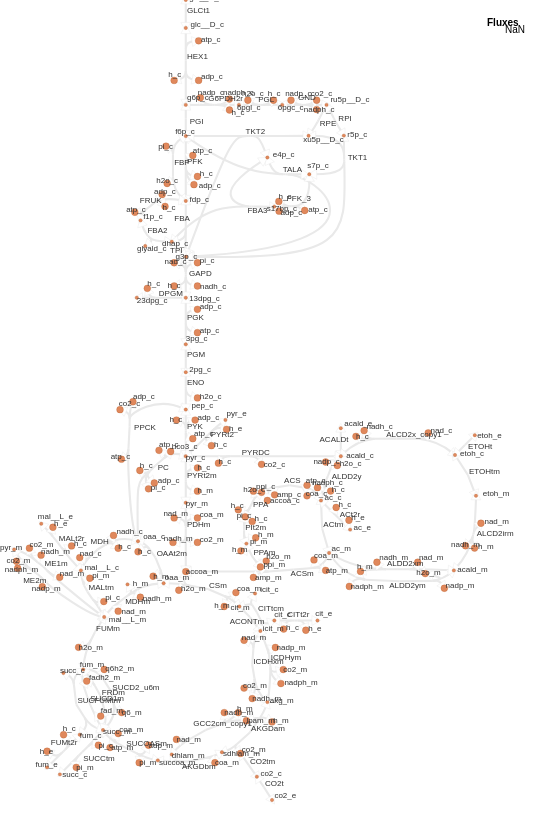

Express this chart as Vega-Lite.
### Vega specification from a JSON file in a GitHub repository (floating-point values rounded to 4 significant figures; data arrays with more than 128 entries replaced by an {"elided": "..."} marker saying what was removed)
{"$schema": "https://vega.github.io/schema/vega/v5.json", "width": 544.4, "height": 820, "padding": 0, "autosize": "none", "signals": [{"name": "mapMaxX", "value": 484.4}, {"name": "mapMaxY", "value": 800}, {"name": "legendWidth", "value": 40}, {"name": "legendPadding", "value": 20}, {"name": "signalHeight", "value": 20}, {"name": "signalPadding", "value": 0}, {"name": "metaboliteStrokeWidthData", "value": 0.2331}, {"name": "reactionStrokeWidthData", "value": 2.098}, {"name": "arrowHeadStrokeWidthData", "value": 0.1165}, {"name": "metaboliteFill", "value": "#e0885c"}, {"name": "metaboliteStroke", "value": "#a34610"}, {"name": "metaboliteLightFill", "value": "#F0C4AE"}, {"name": "metaboliteLightStroke", "value": "#D1A388"}, {"name": "labelColor", "value": "#333333"}, {"name": "reverseArrowHeadStrokeColor", "value": "#E9E9E9"}, {"name": "reverseArrowHeadFillColor", "value": "#ffffff"}, {"name": "hiddenColor", "value": "#E9E9E9"}, {"name": "Metabolite_labels", "value": true, "bind": {"input": "checkbox"}}, {"name": "Reaction_labels", "value": true, "bind": {"input": "checkbox"}}, {"name": "mapMaxWidth", "update": "width - legendWidth - legendPadding"}, {"name": "mapMaxHeight", "update": "height - signalHeight - signalPadding"}, {"name": "mapSize", "update": "mapMaxX / mapMaxWidth >  mapMaxY / mapMaxHeight ? [mapMaxWidth, mapMaxWidth / mapMaxX * mapMaxY] : [mapMaxHeight / mapMaxY * mapMaxX, mapMaxHeight]"}, {"name": "mapWidth", "update": "mapSize[0]"}, {"name": "mapHeight", "update": "mapSize[1]"}, {"name": "mapX", "update": "(mapMaxWidth - mapWidth)/2"}, {"name": "mapY", "update": "(mapMaxHeight - mapHeight)/2"}, {"name": "xrange", "update": "[mapX, mapWidth + mapX]"}, {"name": "yrange", "update": "[mapY, mapHeight + mapY]"}, {"name": "down", "value": null, "on": [{"events": "touchend", "update": "null"}, {"events": "mousedown, touchstart", "update": "xy()"}]}, {"name": "xcur", "value": null, "on": [{"events": "mousedown, touchstart, touchend", "update": "slice(xdom)"}]}, {"name": "ycur", "value": null, "on": [{"events": "mousedown, touchstart, touchend", "update": "slice(ydom)"}]}, {"name": "delta", "value": [0, 0], "on": [{"events": [{"source": "window", "type": "mousemove", "consume": true, "between": [{"type": "mousedown"}, {"source": "window", "type": "mouseup"}]}, {"type": "touchmove", "consume": true, "filter": "event.touches.length === 1"}], "update": "down ? [down[0]-x(), down[1]-y()] : [0,0]"}]}, {"name": "anchor", "value": [0, 0], "on": [{"events": "wheel", "update": "[invert('positionXScale', x()), invert('positionYScale', y())]"}, {"events": {"type": "touchstart", "filter": "event.touches.length===2"}, "update": "[(xdom[0] + xdom[1]) / 2, (ydom[0] + ydom[1]) / 2]"}]}, {"name": "zoom", "value": 1, "on": [{"events": "wheel!", "force": true, "update": "pow(1.001, event.deltaY * pow(16, event.deltaMode))"}, {"events": {"signal": "dist2"}, "force": true, "update": "dist1 / dist2"}]}, {"name": "dist1", "value": 0, "on": [{"events": {"type": "touchstart", "filter": "event.touches.length===2"}, "update": "pinchDistance(event)"}, {"events": {"signal": "dist2"}, "update": "dist2"}]}, {"name": "dist2", "value": 0, "on": [{"events": {"type": "touchmove", "consume": true, "filter": "event.touches.length===2"}, "update": "pinchDistance(event)"}]}, {"name": "xdom", "update": "slice([0, mapMaxX])", "on": [{"events": {"signal": "delta"}, "update": "[xcur[0] + span(xcur) * delta[0] / mapWidth, xcur[1] + span(xcur) * delta[0] / mapWidth]"}, {"events": {"signal": "zoom"}, "update": "[anchor[0] + (xdom[0] - anchor[0]) * zoom, anchor[0] + (xdom[1] - anchor[0]) * zoom]"}]}, {"name": "ydom", "update": "slice([0, mapMaxY])", "on": [{"events": {"signal": "delta"}, "update": "[ycur[0] + span(ycur) * delta[1] / mapHeight, ycur[1] + span(ycur) * delta[1] / mapHeight]"}, {"events": {"signal": "zoom"}, "update": "[anchor[1] + (ydom[0] - anchor[1]) * zoom, anchor[1] + (ydom[1] - anchor[1]) * zoom]"}]}, {"name": "currentZoom", "update": "(xrange[1] - xrange[0]) / (xdom[1] - xdom[0])"}, {"name": "hover", "value": null, "on": [{"events": "*:mouseover", "update": "item().datum"}, {"events": "*:mouseout", "update": "null"}]}], "data": [{"name": "metabolites", "values": {"elided": "193 records"}}, {"name": "reactionSegmentCoordinates", "values": {"elided": "412 records"}}, {"name": "reactionArrowHeadCoordinates", "values": {"elided": "295 records"}}, {"name": "reactionLabels", "values": [{"id": "667215", "biggId": "ACALDt", "x": 319.5, "y": 442.1, "reactionIds": [], "metaboliteIds": ["672425", "669549"], "relatedMetaboliteIds": []}, {"id": "669328", "biggId": "SUCD1m", "x": 90.22, "y": 700.9, "reactionIds": [], "metaboliteIds": ["672075", "672373", "671478", "669125"], "relatedMetaboliteIds": []}, {"id": "667188", "biggId": "SUCD2_u6m", "x": 112.4, "y": 690.4, "reactionIds": [], "metaboliteIds": ["670679", "669116", "671478", "669125"], "relatedMetaboliteIds": []}, {"id": "669621", "biggId": "SUCCtm", "x": 83.23, "y": 761.0, "reactionIds": [], "metaboliteIds": ["670688", "669887", "668431", "671478"], "relatedMetaboliteIds": []}, {"id": "669646", "biggId": "PC", "x": 157.8, "y": 469.9, "reactionIds": [], "metaboliteIds": ["672369", "671096", "670833", "670601", "672057", "671412", "668385"], "relatedMetaboliteIds": []}, {"id": "669368", "biggId": "SUCFUMtm", "x": 77.4, "y": 703.3, "reactionIds": [], "metaboliteIds": ["670628", "671478", "669125", "669122"], "relatedMetaboliteIds": []}, {"id": "681189", "biggId": "RPE", "x": 319.8, "y": 125.9, "reactionIds": [], "metaboliteIds": ["681147", "681143"], "relatedMetaboliteIds": []}, {"id": "667187", "biggId": "PGM", "x": 187.0, "y": 357.1, "reactionIds": [], "metaboliteIds": ["672064", "671467"], "relatedMetaboliteIds": []}, {"id": "669655", "biggId": "ALCD2x_copy1", "x": 386.1, "y": 437.0, "reactionIds": [], "metaboliteIds": ["671070", "672425", "672401", "671073", "672374"], "relatedMetaboliteIds": []}, {"id": "669653", "biggId": "ETOHtm", "x": 469.0, "y": 473.7, "reactionIds": [], "metaboliteIds": ["671073", "671120"], "relatedMetaboliteIds": []}, {"id": "667173", "biggId": "GLCt1", "x": 187.0, "y": 12.82, "reactionIds": [], "metaboliteIds": ["672094", "672363"], "relatedMetaboliteIds": []}, {"id": "667172", "biggId": "ACONTm", "x": 229.7, "y": 623.6, "reactionIds": [], "metaboliteIds": ["668426", "672399"], "relatedMetaboliteIds": []}, {"id": "681193", "biggId": "TALA", "x": 282.7, "y": 172.1, "reactionIds": [], "metaboliteIds": ["681162", "668387", "681157", "681161"], "relatedMetaboliteIds": []}, {"id": "681192", "biggId": "TKT2", "x": 245.6, "y": 133.5, "reactionIds": [], "metaboliteIds": ["681162", "681147", "668387", "681161"], "relatedMetaboliteIds": []}, {"id": "681195", "biggId": "FBA3", "x": 247.5, "y": 213.2, "reactionIds": [], "metaboliteIds": ["681161", "681174", "671079"], "relatedMetaboliteIds": []}, {"id": "681194", "biggId": "PFK_3", "x": 286.4, "y": 200.6, "reactionIds": [], "metaboliteIds": ["681173", "681174", "681176", "681175", "681157"], "relatedMetaboliteIds": []}, {"id": "667175", "biggId": "CITtcm", "x": 258.0, "y": 611.2, "reactionIds": [], "metaboliteIds": ["672330", "668426", "672399", "671415"], "relatedMetaboliteIds": []}, {"id": "667219", "biggId": "FBA2", "x": 147.4, "y": 232.9, "reactionIds": [], "metaboliteIds": ["670623", "668407", "671079"], "relatedMetaboliteIds": []}, {"id": "667216", "biggId": "PFK", "x": 187.0, "y": 163.7, "reactionIds": [], "metaboliteIds": ["668387", "671082", "671406", "670604", "669555"], "relatedMetaboliteIds": []}, {"id": "667231", "biggId": "SUCOASm", "x": 126.3, "y": 746.4, "reactionIds": [], "metaboliteIds": ["670842", "668403", "672341", "670634", "669136", "671478"], "relatedMetaboliteIds": []}, {"id": "667179", "biggId": "PYK", "x": 187.0, "y": 429.4, "reactionIds": [], "metaboliteIds": ["672355", "672080", "668368", "672391", "668385"], "relatedMetaboliteIds": []}, {"id": "667196", "biggId": "MDH", "x": 90.6, "y": 543.5, "reactionIds": [], "metaboliteIds": ["672369", "670605", "669540", "670611", "668378"], "relatedMetaboliteIds": []}, {"id": "667213", "biggId": "PPAm", "x": 253.4, "y": 555.3, "reactionIds": [], "metaboliteIds": ["669146", "668406", "670684", "672410"], "relatedMetaboliteIds": []}, {"id": "669645", "biggId": "FRDm", "x": 101.9, "y": 695.1, "reactionIds": [], "metaboliteIds": ["672075", "669125", "672373", "671478"], "relatedMetaboliteIds": []}, {"id": "669354", "biggId": "MALtm", "x": 88.47, "y": 590.4, "reactionIds": [], "metaboliteIds": ["668378", "670644", "671413", "668409"], "relatedMetaboliteIds": []}, {"id": "669628", "biggId": "ALDD2y", "x": 331.7, "y": 478.5, "reactionIds": [], "metaboliteIds": ["670629", "672425", "669886", "671468", "669119", "672085"], "relatedMetaboliteIds": []}, {"id": "669378", "biggId": "GCC2cm_copy1", "x": 193.2, "y": 725.6, "reactionIds": [], "metaboliteIds": ["672426", "668448", "671408", "672416", "671084"], "relatedMetaboliteIds": []}, {"id": "669377", "biggId": "MALt2r", "x": 58.75, "y": 541.3, "reactionIds": [], "metaboliteIds": ["668378", "669124", "669565", "670678"], "relatedMetaboliteIds": []}, {"id": "667152", "biggId": "CITt2r", "x": 287.3, "y": 616.8, "reactionIds": [], "metaboliteIds": ["671086", "669127", "671415", "669568"], "relatedMetaboliteIds": []}, {"id": "667155", "biggId": "PPCK", "x": 134.1, "y": 429.8, "reactionIds": [], "metaboliteIds": ["672369", "671114", "672080", "672110", "668408"], "relatedMetaboliteIds": []}, {"id": "669358", "biggId": "FUMt2r", "x": 50.78, "y": 744.5, "reactionIds": [], "metaboliteIds": ["671390", "671095", "670628", "669884"], "relatedMetaboliteIds": []}, {"id": "667157", "biggId": "PYRt2m", "x": 187.0, "y": 478.3, "reactionIds": [], "metaboliteIds": ["668427", "668379", "668385", "672100"], "relatedMetaboliteIds": []}, {"id": "667156", "biggId": "FUMm", "x": 96.04, "y": 631.0, "reactionIds": [], "metaboliteIds": ["670666", "670644", "669125"], "relatedMetaboliteIds": []}, {"id": "681191", "biggId": "TKT1", "x": 347.7, "y": 160.3, "reactionIds": [], "metaboliteIds": ["681162", "681151", "681147", "681157"], "relatedMetaboliteIds": []}, {"id": "669335", "biggId": "ME1m", "x": 44.57, "y": 565.6, "reactionIds": [], "metaboliteIds": ["671411", "670644", "670845", "670840", "668440"], "relatedMetaboliteIds": []}, {"id": "681190", "biggId": "RPI", "x": 338.4, "y": 121.3, "reactionIds": [], "metaboliteIds": ["681151", "681143"], "relatedMetaboliteIds": []}, {"id": "681196", "biggId": "ALCD2irm", "x": 476.7, "y": 535.7, "reactionIds": [], "metaboliteIds": ["671120", "681186", "669130", "681185", "681187"], "relatedMetaboliteIds": []}, {"id": "669360", "biggId": "FBP", "x": 174.1, "y": 164.8, "reactionIds": [], "metaboliteIds": ["668387", "671406", "669135", "670636"], "relatedMetaboliteIds": []}, {"id": "669382", "biggId": "ACtm", "x": 323.3, "y": 527.3, "reactionIds": [], "metaboliteIds": ["669886", "669882"], "relatedMetaboliteIds": []}, {"id": "667226", "biggId": "OAAt2m", "x": 156.6, "y": 556.4, "reactionIds": [], "metaboliteIds": ["672369", "671461", "668371", "672382"], "relatedMetaboliteIds": []}, {"id": "667225", "biggId": "HEX1", "x": 187.0, "y": 59.44, "reactionIds": [], "metaboliteIds": ["672398", "672094", "672376", "670609", "672353"], "relatedMetaboliteIds": []}, {"id": "667170", "biggId": "PDHm", "x": 187.0, "y": 527.3, "reactionIds": [], "metaboliteIds": ["670677", "669111", "669557", "668379", "668382", "670650"], "relatedMetaboliteIds": []}, {"id": "669386", "biggId": "DPGM", "x": 158.8, "y": 295.8, "reactionIds": [], "metaboliteIds": ["669144", "670847", "668411"], "relatedMetaboliteIds": []}, {"id": "667222", "biggId": "PYRDC", "x": 241.7, "y": 455.0, "reactionIds": [], "metaboliteIds": ["672425", "668385", "670626", "672405"], "relatedMetaboliteIds": []}, {"id": "669385", "biggId": "PIt2m", "x": 245.2, "y": 529.6, "reactionIds": [], "metaboliteIds": ["670663", "669146", "672082", "671094"], "relatedMetaboliteIds": []}, {"id": "667229", "biggId": "FRUK", "x": 139.8, "y": 202.6, "reactionIds": [], "metaboliteIds": ["669554", "672378", "672101", "670623", "671406"], "relatedMetaboliteIds": []}, {"id": "669336", "biggId": "ACSm", "x": 290.6, "y": 575.6, "reactionIds": [], "metaboliteIds": ["668406", "672409", "670597", "669557", "672332", "669882"], "relatedMetaboliteIds": []}, {"id": "667151", "biggId": "ETOHt", "x": 467.9, "y": 448.7, "reactionIds": [], "metaboliteIds": ["671073", "672069"], "relatedMetaboliteIds": []}, {"id": "667165", "biggId": "ALDD2ym", "x": 389.3, "y": 587.8, "reactionIds": [], "metaboliteIds": ["668381", "672349", "671063", "669130", "672404", "669882"], "relatedMetaboliteIds": []}, {"id": "681187", "biggId": "PGL", "x": 258.3, "y": 102.0, "reactionIds": [], "metaboliteIds": ["681134", "681123", "681136", "681135"], "relatedMetaboliteIds": []}, {"id": "667162", "biggId": "ME2m", "x": 23.2, "y": 583.2, "reactionIds": [], "metaboliteIds": ["670644", "669878", "668440", "670851", "669109"], "relatedMetaboliteIds": []}, {"id": "681185", "biggId": "G6PDH2r", "x": 208.3, "y": 100.9, "reactionIds": [], "metaboliteIds": ["681125", "681123", "672376", "681124", "681126"], "relatedMetaboliteIds": []}, {"id": "669654", "biggId": "ACt2r", "x": 339.6, "y": 516.8, "reactionIds": [], "metaboliteIds": ["672388", "669886", "672104", "671480"], "relatedMetaboliteIds": []}, {"id": "667164", "biggId": "ENO", "x": 187.0, "y": 385.1, "reactionIds": [], "metaboliteIds": ["671104", "672080", "672064"], "relatedMetaboliteIds": []}, {"id": "681188", "biggId": "GND", "x": 298.0, "y": 100.2, "reactionIds": [], "metaboliteIds": ["681142", "681143", "681134", "681140", "681141"], "relatedMetaboliteIds": []}, {"id": "667185", "biggId": "ICDHxm", "x": 253.4, "y": 663.6, "reactionIds": [], "metaboliteIds": ["668437", "668426", "668421", "670639", "670836"], "relatedMetaboliteIds": []}, {"id": "667182", "biggId": "MDHm", "x": 125.2, "y": 604.2, "reactionIds": [], "metaboliteIds": ["670644", "671476", "669126", "669108", "671461"], "relatedMetaboliteIds": []}, {"id": "667183", "biggId": "PGK", "x": 187.0, "y": 319.8, "reactionIds": [], "metaboliteIds": ["670641", "671467", "668411", "672084"], "relatedMetaboliteIds": []}, {"id": "667203", "biggId": "ALDD2xm", "x": 387.0, "y": 566.3, "reactionIds": [], "metaboliteIds": ["668381", "672349", "669130", "668429", "671060", "669882"], "relatedMetaboliteIds": []}, {"id": "667181", "biggId": "CO2tm", "x": 249.9, "y": 763.9, "reactionIds": [], "metaboliteIds": ["670848", "668386"], "relatedMetaboliteIds": []}, {"id": "669346", "biggId": "ICDHym", "x": 270.9, "y": 660.1, "reactionIds": [], "metaboliteIds": ["672106", "668426", "668421", "670670", "672336"], "relatedMetaboliteIds": []}, {"id": "669362", "biggId": "AKGDam", "x": 251.1, "y": 731.2, "reactionIds": [], "metaboliteIds": ["670848", "672416", "670850", "668421", "672340"], "relatedMetaboliteIds": []}, {"id": "667224", "biggId": "CO2t", "x": 265.0, "y": 786.0, "reactionIds": [], "metaboliteIds": ["672412", "668386"], "relatedMetaboliteIds": []}, {"id": "669343", "biggId": "CSm", "x": 209.1, "y": 587.9, "reactionIds": [], "metaboliteIds": ["669145", "669557", "672399", "672339", "671461", "670617"], "relatedMetaboliteIds": []}, {"id": "669340", "biggId": "ACS", "x": 284.1, "y": 483.4, "reactionIds": [], "metaboliteIds": ["669140", "669564", "672368", "669886", "672359", "672394"], "relatedMetaboliteIds": []}, {"id": "669341", "biggId": "GAPD", "x": 189.0, "y": 276.1, "reactionIds": [], "metaboliteIds": ["672361", "668411", "672337", "681162", "672418", "671394"], "relatedMetaboliteIds": []}, {"id": "667142", "biggId": "PGI", "x": 189.7, "y": 123.6, "reactionIds": [], "metaboliteIds": ["668387", "672376"], "relatedMetaboliteIds": []}, {"id": "669369", "biggId": "AKGDbm", "x": 181.9, "y": 769.2, "reactionIds": [], "metaboliteIds": ["671084", "672329", "669136", "670850"], "relatedMetaboliteIds": []}, {"id": "669622", "biggId": "PYRt2", "x": 210.7, "y": 437.3, "reactionIds": [], "metaboliteIds": ["672350", "672407", "668385", "668397"], "relatedMetaboliteIds": []}, {"id": "667232", "biggId": "FBA", "x": 174.3, "y": 221.3, "reactionIds": [], "metaboliteIds": ["681162", "671406", "671079"], "relatedMetaboliteIds": []}, {"id": "669348", "biggId": "TPI", "x": 170.0, "y": 252.8, "reactionIds": [], "metaboliteIds": ["681162", "671079"], "relatedMetaboliteIds": []}, {"id": "669631", "biggId": "PPA", "x": 253.0, "y": 506.8, "reactionIds": [], "metaboliteIds": ["672368", "671094", "669536", "669875"], "relatedMetaboliteIds": []}]}, {"sedmlUri": ["simulation.sedml", "reaction_fluxes"], "name": "reactionFluxes"}, {"name": "metabolitesScaled", "source": "metabolites", "transform": [{"type": "formula", "expr": "datum.biggId + ': ' + datum.name", "as": "idName"}, {"type": "formula", "expr": "scale('positionXScale', datum.x)", "as": "xScaled"}, {"type": "formula", "expr": "scale('positionYScale', datum.y)", "as": "yScaled"}, {"type": "formula", "expr": "datum.size * currentZoom", "as": "sizeScaled"}, {"type": "formula", "expr": "metaboliteStrokeWidthData * currentZoom", "as": "strokeWidthScaled"}, {"type": "formula", "expr": "hover ? (hover.id == datum.id ? metaboliteFill : (indexof(hover.metaboliteIds, datum.id) >= 0 ? metaboliteFill : (indexof(hover.relatedMetaboliteIds, datum.id) >= 0 ? metaboliteLightFill : hiddenColor))) : metaboliteFill", "as": "fill"}, {"type": "formula", "expr": "hover ? (hover.id == datum.id ? metaboliteStroke : (indexof(hover.metaboliteIds, datum.id) >= 0 ? metaboliteStroke : (indexof(hover.relatedMetaboliteIds, datum.id) >= 0 ? metaboliteLightStroke : hiddenColor))) : metaboliteStroke", "as": "stroke"}]}, {"name": "metaboliteLabelsVisibleScaled", "source": "metabolites", "transform": [{"type": "filter", "expr": "Metabolite_labels"}, {"type": "formula", "expr": "scale('positionXScale', datum.labelX)", "as": "labelXScaled"}, {"type": "formula", "expr": "scale('positionYScale', datum.labelY)", "as": "labelYScaled"}, {"type": "formula", "expr": "8 * currentZoom", "as": "fontSizeScaled"}, {"type": "formula", "expr": "hover ? (hover.id == datum.id ? labelColor : (indexof(hover.metaboliteIds, datum.id) >= 0 ? labelColor : (indexof(hover.relatedMetaboliteIds, datum.id) >= 0 ? labelColor : hiddenColor))) : labelColor", "as": "fill"}]}, {"name": "reactionAbsFluxes", "source": "reactionFluxes", "transform": [{"type": "formula", "expr": "datum.values[0]", "as": "flux"}, {"type": "formula", "expr": "abs(datum.flux)", "as": "absFlux"}]}, {"name": "reactionSegmentPathsAndFluxesScaled", "source": "reactionSegmentCoordinates", "transform": [{"type": "lookup", "from": "reactionAbsFluxes", "key": "label", "fields": ["biggId"], "values": ["flux", "absFlux"], "as": ["flux", "absFlux"]}, {"type": "formula", "expr": "datum.biggId + ': ' + datum.name + ' (' + (datum.flux == 0 ? '0' : format(datum.flux / floor(log(datum.absFlux)/LN10), '.3') + ' x 10^' + toString(floor(log(datum.absFlux)/LN10))) + ')'", "as": "idNameFlux"}, {"type": "formula", "expr": "[datum.id]", "as": "reactionIds"}, {"type": "formula", "expr": "scale('positionXScale', datum.x0)", "as": "x0Scaled"}, {"type": "formula", "expr": "scale('positionYScale', datum.y0)", "as": "y0Scaled"}, {"type": "formula", "expr": "scale('positionXScale', datum.x1)", "as": "x1Scaled"}, {"type": "formula", "expr": "scale('positionYScale', datum.y1)", "as": "y1Scaled"}, {"type": "formula", "expr": "scale('positionXScale', datum.x2)", "as": "x2Scaled"}, {"type": "formula", "expr": "scale('positionYScale', datum.y2)", "as": "y2Scaled"}, {"type": "formula", "expr": "scale('positionXScale', datum.x3)", "as": "x3Scaled"}, {"type": "formula", "expr": "scale('positionYScale', datum.y3)", "as": "y3Scaled"}, {"type": "formula", "expr": "datum.type === 'line' ? ('M' + toString(datum.x0Scaled) + ',' + toString(datum.y0Scaled) + 'L' + toString(datum.x1Scaled) + ',' + toString(datum.y1Scaled)) : ('M' + toString(datum.x0Scaled) + ',' + toString(datum.y0Scaled) + 'C' + toString(datum.x1Scaled) + ',' + toString(datum.y1Scaled) + ' ' + toString(datum.x2Scaled) + ',' + toString(datum.y2Scaled) + ' ' + toString(datum.x3Scaled) + ',' + toString(datum.y3Scaled))", "as": "path"}, {"type": "formula", "expr": "reactionStrokeWidthData * currentZoom", "as": "strokeWidthScaled"}, {"type": "formula", "expr": "hover ? (hover.biggId == datum.biggId || indexof(hover.reactionIds, datum.id) >= 0 ? (datum.absFlux != null ? scale('reactionFluxColorScale', datum.absFlux) : hiddenColor) : hiddenColor) : (datum.absFlux != null ? scale('reactionFluxColorScale', datum.absFlux) : hiddenColor)", "as": "stroke"}]}, {"name": "reactionArrowHeadsAndFluxesScaled", "source": "reactionArrowHeadCoordinates", "transform": [{"type": "lookup", "from": "reactionAbsFluxes", "key": "biggId", "fields": ["biggId"], "values": ["flux", "absFlux"], "as": ["flux", "absFlux"]}, {"type": "formula", "expr": "datum.biggId + ': ' + datum.name + ' (' + (datum.flux == 0 ? '0' : format(datum.flux / floor(log(datum.absFlux)/LN10), '.3') + ' x 10^' + toString(floor(log(datum.absFlux)/LN10))) + ')'", "as": "idNameFlux"}, {"type": "formula", "expr": "[datum.id]", "as": "reactionIds"}, {"type": "formula", "expr": "scale('positionXScale', datum.x)", "as": "xScaled"}, {"type": "formula", "expr": "scale('positionYScale', datum.y)", "as": "yScaled"}, {"type": "formula", "expr": "100 * currentZoom", "as": "sizeScaled"}, {"type": "formula", "expr": "hover ? (hover.biggId == datum.biggId || indexof(hover.reactionIds, datum.id) >= 0 ? (((datum.start && datum.flux > 0) || (!datum.start && datum.flux < 0)) ? (datum.absFlux != null ? scale('reactionFluxColorScale', datum.absFlux) : hiddenColor) : reverseArrowHeadFillColor) : hiddenColor) : (((datum.start && datum.flux > 0) || (!datum.start && datum.flux < 0)) ? (datum.absFlux != null ? scale('reactionFluxColorScale', datum.absFlux) : hiddenColor) : reverseArrowHeadFillColor)", "as": "fill"}, {"type": "formula", "expr": "hover ? (hover.biggId == datum.biggId || indexof(hover.reactionIds, datum.id) >= 0 ? (((datum.start && datum.flux > 0) || (!datum.start && datum.flux < 0)) ? null : reverseArrowHeadStrokeColor) : reverseArrowHeadStrokeColor) : (((datum.start && datum.flux > 0) || (!datum.start && datum.flux < 0)) ? null : reverseArrowHeadStrokeColor)", "as": "stroke"}, {"type": "formula", "expr": "arrowHeadStrokeWidthData * 4 * currentZoom", "as": "strokeWidthScaled"}]}, {"name": "reactionLabelsVisibleScaled", "source": "reactionLabels", "transform": [{"type": "filter", "expr": "Reaction_labels"}, {"type": "formula", "expr": "scale('positionXScale', datum.x)", "as": "xScaled"}, {"type": "formula", "expr": "scale('positionYScale', datum.y)", "as": "yScaled"}, {"type": "formula", "expr": "8 * currentZoom", "as": "fontSizeScaled"}, {"type": "formula", "expr": "hover ? (hover.biggId == datum.biggId || indexof(hover.reactionIds, datum.id) >= 0 ? labelColor : hiddenColor) : labelColor", "as": "fill"}]}], "scales": [{"name": "positionXScale", "type": "linear", "domain": {"signal": "xdom"}, "range": {"signal": "xrange"}, "zero": false}, {"name": "positionYScale", "type": "linear", "domain": {"signal": "ydom"}, "range": {"signal": "yrange"}, "zero": false}, {"name": "reactionFluxColorScale", "type": "quantize", "domain": {"data": "reactionAbsFluxes", "field": "absFlux"}, "range": {"scheme": "viridis", "count": 100}}], "marks": [{"name": "Reactions", "type": "path", "from": {"data": "reactionSegmentPathsAndFluxesScaled"}, "encode": {"enter": {"tooltip": {"field": "idNameFlux"}}, "update": {"path": {"field": "path"}, "stroke": {"field": "stroke"}, "strokeWidth": {"field": "strokeWidthScaled"}}}}, {"name": "ReactionsArrowHeads", "type": "symbol", "from": {"data": "reactionArrowHeadsAndFluxesScaled"}, "encode": {"enter": {"shape": {"value": "triangle"}, "angle": {"field": "angle"}, "tooltip": {"field": "idNameFlux"}}, "update": {"x": {"field": "xScaled"}, "y": {"field": "yScaled"}, "size": {"field": "sizeScaled"}, "fill": {"field": "fill"}, "stroke": {"field": "stroke"}, "strokeWidth": {"field": "strokeWidthScaled"}}}}, {"name": "Metabolites", "type": "symbol", "from": {"data": "metabolitesScaled"}, "interactive": true, "encode": {"enter": {"shape": {"value": "circle"}, "tooltip": {"field": "idName"}}, "update": {"xc": {"field": "xScaled"}, "yc": {"field": "yScaled"}, "size": {"field": "sizeScaled"}, "fill": {"field": "fill"}, "stroke": {"field": "stroke"}, "strokeWidth": {"field": "strokeWidthScaled"}}}}, {"name": "Metabolites labels", "type": "text", "from": {"data": "metaboliteLabelsVisibleScaled"}, "encode": {"enter": {"text": {"field": "biggId"}, "align": {"value": "left"}}, "update": {"x": {"field": "labelXScaled"}, "y": {"field": "labelYScaled"}, "fontSize": {"field": "fontSizeScaled"}, "fill": {"field": "fill"}}}}, {"name": "Reaction labels", "type": "text", "from": {"data": "reactionLabelsVisibleScaled"}, "encode": {"enter": {"text": {"field": "biggId"}, "align": {"value": "left"}}, "update": {"x": {"field": "xScaled"}, "y": {"field": "yScaled"}, "fontSize": {"field": "fontSizeScaled"}, "fill": {"field": "fill"}}}}], "legends": [{"fill": "reactionFluxColorScale", "type": "gradient", "title": "Fluxes", "titleFontSize": 10, "titlePadding": 2, "titleAlign": "left", "orient": "top-right", "direction": "vertical"}]}
